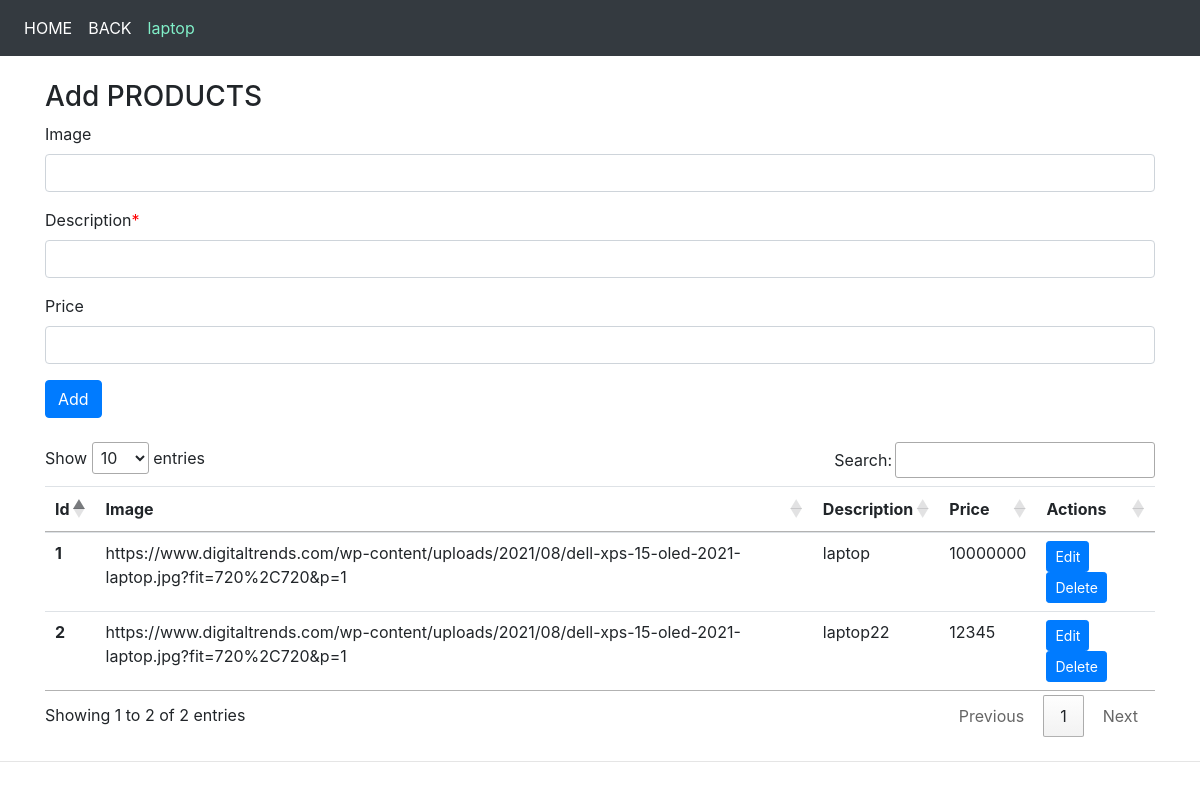
The app's page /ESMS/admin/laptop_crud.php with its own data.
### tables this page shows
CREATE TABLE `laptop` (
  `id` int(50) NOT NULL,
  `image` varchar(300) NOT NULL,
  `description` varchar(200) NOT NULL,
  `price` int(50) NOT NULL
);

### ESMS/admin/laptop_crud.php (the view, shortened to what this page needs)
<?php
$servername = "localhost";
$username = "root";
$password = "";
$database = "esms_main";
$conn = mysqli_connect($servername, $username, $password, $database);
?>
<!doctype html>
<html lang="en">
<head>
  <link rel="stylesheet" href="https://stackpath.bootstrapcdn.com/bootstrap/4.4.1/css/bootstrap.min.css"
>
  <link rel="stylesheet" href="//cdn.datatables.net/1.10.20/css/jquery.dataTables.min.css">
</head>
<body>
  <nav class="navbar navbar-expand-lg navbar-dark bg-dark">
    <div class="collapse navbar-collapse" id="navbarSupportedContent">
      <ul class="navbar-nav mr-auto">
	  <li class="nav-item">
          <a class="nav-link" href="crud.php" style="color:white;">HOME</a>
        </li>
		<li class="nav-item">
          <a class="nav-link" href="mobile.php" style="color:white;">BACK</a>
        </li>
        <li class="nav-item active">
          <a class="nav-link" href="laptop_crud.php" style="color:#81f0c9;">laptop<span class="sr-only">(current)</span></a>
        </li>
      </ul>
    </div>
  </nav>
  <div class="container my-4">
    <h3>Add PRODUCTS</h3>
    <form action="laptop_crud.php" method="POST">
      <div class="form-group">
        <label for="title"> Image</label><span style="color:red"></span>
        <input type="text" class="form-control" id="image" name="image" aria-describedby="emailHelp" >
      </div>
      <div class="form-group">
        <label for="desc"> Description</label><span style="color:red">*</span>
       <input type="text" class="form-control" id="description" name="description" aria-describedby="emailHelp" required >
      </div>
	   <div class="form-group">
        <label for="desc"> Price</label>
        <input type="text" class="form-control" id="price" name="price" aria-describedby="emailHelp">
      </div>
      <button type="submit" class="btn btn-primary">Add </button>
    </form>
  </div>
  <div class="container my-4">
    <table class="table" id="myTable">
      <thead>
        <tr>
          <th scope="col">Id</th>
          <th scope="col">Image</th>
          <th scope="col">Description</th>
		  <th scope="col">Price</th>
          <th scope="col">Actions</th>
        </tr>
      </thead>
      <tbody>
        <?php
          $sql = "SELECT * FROM `laptop`";
          $result = mysqli_query($conn, $sql);
		   if ($result) {
          $id = 0;
          while($row = mysqli_fetch_assoc($result)){
            $id = $id + 1;
            echo "<tr>
            <th scope='row'>". $id . "</th>
            <td>". $row['image'] . "</td>
            <td>". $row['description'] . "</td>
			<td>". $row['price'] . "</td>
            <td> <button class='edit btn btn-sm btn-primary' id=".$row['id'].">Edit</button>
			<button class='delete btn btn-sm btn-primary' id=d".$row['id'].">Delete</button>  </td>
          </tr>";
		   } }
          ?>
      </tbody>
    </table>
  </div>
  <hr>
</body>
</html>

### records on screen
laptop: image "https://www.digitaltrends.com/wp-content/uploads/2021/08/dell-xps-15-oled-2021-laptop.jpg?fit=720%2C720&p=1", description "laptop", price "10000000"
laptop: image "https://www.digitaltrends.com/wp-content/uploads/2021/08/dell-xps-15-oled-2021-laptop.jpg?fit=720%2C720&p=1", description "laptop22", price "12345"
